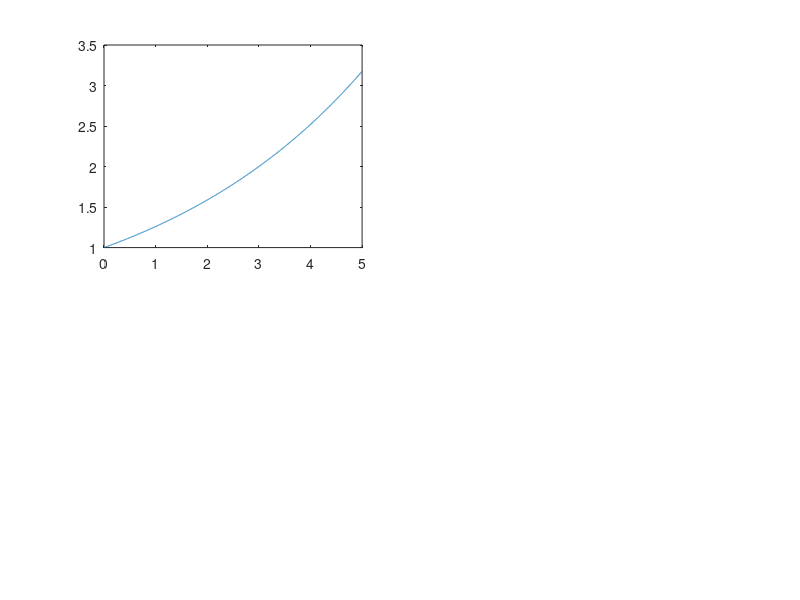

MATLAB code for this plot: (Note: this script raises an error after producing the figure.)
t=0:0.001:5; %Dominio
%misma base, diferente exponente
a=2;
b1=1/3;
b2=1/2;
b3=2;
b4=3;
y1=a.^(t*b1); 
y2=a.^(t*b2);
y3=a.^(t*b3);
y4=a.^(t*b4); 
subplot(2,2,1),plot(t,y1), title('Exponente=', num2str(b1))
subplot(2,2,2),plot(t,y2), title('Exponente=', num2str(b2))
subplot(2,2,3),plot(t,y3), title('Exponente=', num2str(b3))
subplot(2,2,4),plot(t,y4), title('Exponente=', num2str(b4))
